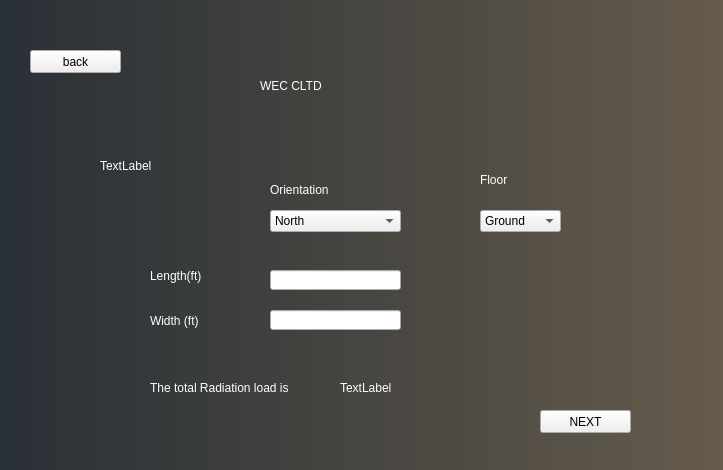
<?xml version="1.0" encoding="UTF-8"?>
<ui version="4.0">
 <class>walls</class>
 <widget class="QMainWindow" name="walls">
  <property name="geometry">
   <rect>
    <x>0</x>
    <y>0</y>
    <width>723</width>
    <height>470</height>
   </rect>
  </property>
  <property name="minimumSize">
   <size>
    <width>723</width>
    <height>470</height>
   </size>
  </property>
  <property name="maximumSize">
   <size>
    <width>723</width>
    <height>470</height>
   </size>
  </property>
  <property name="windowTitle">
   <string>MainWindow</string>
  </property>
  <property name="styleSheet">
   <string notr="true">background-color:qlineargradient(spread:pad, x1:0, y1:0, x2:1, y2:0, stop:0 rgba(41, 48, 54, 255), stop:1 rgba(101, 91, 76, 255));</string>
  </property>
  <widget class="QWidget" name="centralwidget">
   <widget class="QLabel" name="door_text_2">
    <property name="geometry">
     <rect>
      <x>270</x>
      <y>180</y>
      <width>121</width>
      <height>20</height>
     </rect>
    </property>
    <property name="styleSheet">
     <string notr="true">background:none;
font: 12pt &quot;Tahoma&quot;;
color:white;</string>
    </property>
    <property name="text">
     <string>Orientation</string>
    </property>
   </widget>
   <widget class="QLineEdit" name="lng_temp_2">
    <property name="geometry">
     <rect>
      <x>270</x>
      <y>270</y>
      <width>131</width>
      <height>20</height>
     </rect>
    </property>
    <property name="styleSheet">
     <string notr="true">background:none;
font:  &quot;Tahoma&quot;;
color:black;</string>
    </property>
   </widget>
   <widget class="QLabel" name="label_2">
    <property name="geometry">
     <rect>
      <x>150</x>
      <y>380</y>
      <width>161</width>
      <height>16</height>
     </rect>
    </property>
    <property name="styleSheet">
     <string notr="true">background:none;
font: 8pt &quot;Tahoma&quot;;
color:white;</string>
    </property>
    <property name="text">
     <string>The total Radiation load is </string>
    </property>
   </widget>
   <widget class="QComboBox" name="doordropdown_3">
    <property name="geometry">
     <rect>
      <x>270</x>
      <y>210</y>
      <width>131</width>
      <height>22</height>
     </rect>
    </property>
    <property name="styleSheet">
     <string notr="true">background:none;
font:  &quot;Tahoma&quot;;
color:black;</string>
    </property>
    <item>
     <property name="text">
      <string>North</string>
     </property>
    </item>
    <item>
     <property name="text">
      <string>South</string>
     </property>
    </item>
    <item>
     <property name="text">
      <string>East</string>
     </property>
    </item>
    <item>
     <property name="text">
      <string>West</string>
     </property>
    </item>
   </widget>
   <widget class="QLabel" name="textortation_3">
    <property name="geometry">
     <rect>
      <x>480</x>
      <y>170</y>
      <width>61</width>
      <height>20</height>
     </rect>
    </property>
    <property name="styleSheet">
     <string notr="true">background:none;
font: 12pt &quot;Tahoma&quot;;
color:white;</string>
    </property>
    <property name="text">
     <string>Floor</string>
    </property>
   </widget>
   <widget class="QComboBox" name="floor_2">
    <property name="geometry">
     <rect>
      <x>480</x>
      <y>210</y>
      <width>81</width>
      <height>22</height>
     </rect>
    </property>
    <property name="styleSheet">
     <string notr="true">background:none;
font:  &quot;Tahoma&quot;;
color:black;</string>
    </property>
    <item>
     <property name="text">
      <string>Ground</string>
     </property>
    </item>
    <item>
     <property name="text">
      <string>First</string>
     </property>
    </item>
   </widget>
   <widget class="QLabel" name="lenghttext_2">
    <property name="geometry">
     <rect>
      <x>150</x>
      <y>260</y>
      <width>111</width>
      <height>31</height>
     </rect>
    </property>
    <property name="styleSheet">
     <string notr="true">background:none;
font: 12pt &quot;Tahoma&quot;;
color:white;</string>
    </property>
    <property name="text">
     <string>Length(ft)</string>
    </property>
   </widget>
   <widget class="QLabel" name="rl_2">
    <property name="geometry">
     <rect>
      <x>340</x>
      <y>380</y>
      <width>55</width>
      <height>16</height>
     </rect>
    </property>
    <property name="styleSheet">
     <string notr="true">background:none;
font: 8pt &quot;Tahoma&quot;;
color:white;</string>
    </property>
    <property name="text">
     <string>TextLabel</string>
    </property>
   </widget>
   <widget class="QPushButton" name="next3_2">
    <property name="geometry">
     <rect>
      <x>540</x>
      <y>410</y>
      <width>91</width>
      <height>23</height>
     </rect>
    </property>
    <property name="styleSheet">
     <string notr="true">background:none;
font:  &quot;Tahoma&quot;;
color:black;</string>
    </property>
    <property name="text">
     <string>NEXT</string>
    </property>
   </widget>
   <widget class="QLabel" name="widthtext_2">
    <property name="geometry">
     <rect>
      <x>150</x>
      <y>310</y>
      <width>91</width>
      <height>21</height>
     </rect>
    </property>
    <property name="styleSheet">
     <string notr="true">background:none;
font: 12pt &quot;Tahoma&quot;;
color:white;</string>
    </property>
    <property name="text">
     <string>Width (ft)</string>
    </property>
   </widget>
   <widget class="QLineEdit" name="wd_temp_2">
    <property name="geometry">
     <rect>
      <x>270</x>
      <y>310</y>
      <width>131</width>
      <height>20</height>
     </rect>
    </property>
    <property name="styleSheet">
     <string notr="true">background:none;
font:  &quot;Tahoma&quot;;
color:black;</string>
    </property>
   </widget>
   <widget class="QLabel" name="title">
    <property name="geometry">
     <rect>
      <x>260</x>
      <y>50</y>
      <width>241</width>
      <height>71</height>
     </rect>
    </property>
    <property name="styleSheet">
     <string notr="true">background:none;
font: 28pt &quot;Tahoma&quot;;
color:white;</string>
    </property>
    <property name="text">
     <string>WEC CLTD</string>
    </property>
   </widget>
   <widget class="QPushButton" name="backbutton">
    <property name="geometry">
     <rect>
      <x>30</x>
      <y>50</y>
      <width>91</width>
      <height>23</height>
     </rect>
    </property>
    <property name="styleSheet">
     <string notr="true">background:none;
font:  &quot;Tahoma&quot;;
color:black;</string>
    </property>
    <property name="text">
     <string>back</string>
    </property>
   </widget>
   <widget class="QLabel" name="label">
    <property name="geometry">
     <rect>
      <x>100</x>
      <y>150</y>
      <width>111</width>
      <height>31</height>
     </rect>
    </property>
    <property name="styleSheet">
     <string notr="true">background:none;
font: 8pt &quot;Tahoma&quot;;
color:white;</string>
    </property>
    <property name="text">
     <string>TextLabel</string>
    </property>
   </widget>
  </widget>
 </widget>
 <resources/>
 <connections/>
</ui>
